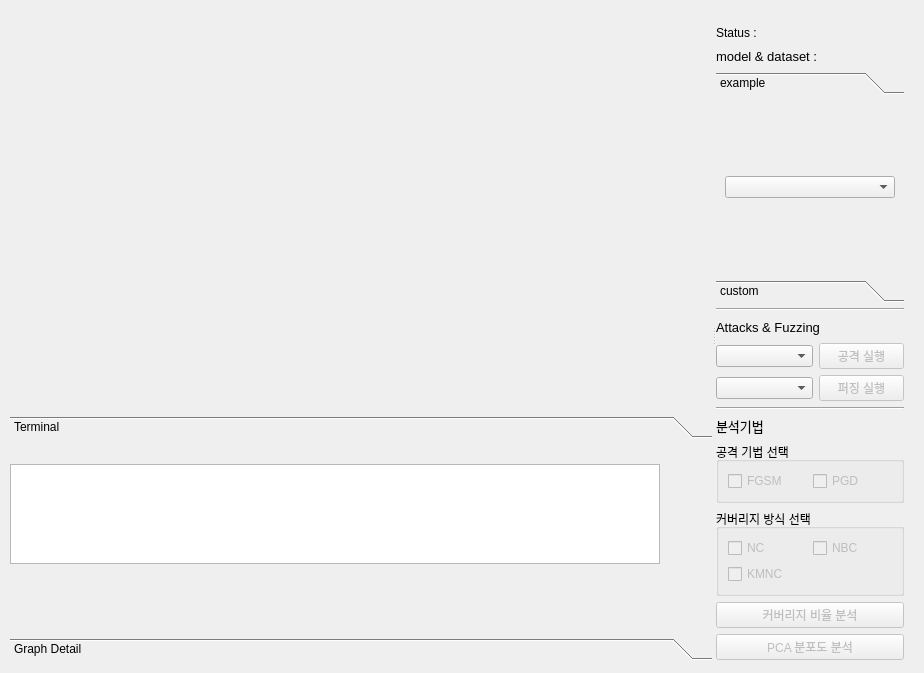
<?xml version="1.0" encoding="UTF-8"?>
<ui version="4.0">
 <class>Widget</class>
 <widget class="QWidget" name="Widget">
  <property name="geometry">
   <rect>
    <x>0</x>
    <y>0</y>
    <width>924</width>
    <height>673</height>
   </rect>
  </property>
  <property name="windowTitle">
   <string>Form</string>
  </property>
  <widget class="QSplitter" name="splitter">
   <property name="geometry">
    <rect>
     <x>10</x>
     <y>10</y>
     <width>894</width>
     <height>650</height>
    </rect>
   </property>
   <property name="orientation">
    <enum>Qt::Horizontal</enum>
   </property>
   <widget class="QWidget" name="horizontalLayoutWidget">
    <layout class="QHBoxLayout" name="graphLayout">
     <item>
      <layout class="QVBoxLayout" name="verticalLayout_4">
       <item>
        <widget class="GraphWidget" name="GraphWidget" native="true">
         <property name="sizePolicy">
          <sizepolicy hsizetype="Maximum" vsizetype="Maximum">
           <horstretch>0</horstretch>
           <verstretch>0</verstretch>
          </sizepolicy>
         </property>
         <property name="minimumSize">
          <size>
           <width>650</width>
           <height>400</height>
          </size>
         </property>
         <property name="maximumSize">
          <size>
           <width>650</width>
           <height>400</height>
          </size>
         </property>
        </widget>
       </item>
       <item>
        <widget class="QToolBox" name="toolBox">
         <property name="enabled">
          <bool>true</bool>
         </property>
         <property name="minimumSize">
          <size>
           <width>0</width>
           <height>200</height>
          </size>
         </property>
         <property name="currentIndex">
          <number>0</number>
         </property>
         <widget class="QWidget" name="page_2">
          <property name="geometry">
           <rect>
            <x>0</x>
            <y>0</y>
            <width>661</width>
            <height>168</height>
           </rect>
          </property>
          <attribute name="label">
           <string>Terminal</string>
          </attribute>
          <widget class="QTextBrowser" name="textBrowser">
           <property name="geometry">
            <rect>
             <x>0</x>
             <y>20</y>
             <width>650</width>
             <height>100</height>
            </rect>
           </property>
           <property name="maximumSize">
            <size>
             <width>16777215</width>
             <height>100</height>
            </size>
           </property>
           <property name="tabStopWidth">
            <number>50</number>
           </property>
          </widget>
         </widget>
         <widget class="QWidget" name="page">
          <property name="geometry">
           <rect>
            <x>0</x>
            <y>0</y>
            <width>207</width>
            <height>120</height>
           </rect>
          </property>
          <attribute name="label">
           <string>Graph Detail</string>
          </attribute>
          <layout class="QGridLayout" name="gridLayout">
           <item row="8" column="0">
            <widget class="QPushButton" name="graphChangeBtn">
             <property name="text">
              <string>변경</string>
             </property>
            </widget>
           </item>
           <item row="2" column="0">
            <layout class="QHBoxLayout" name="horizontalLayout">
             <item>
              <widget class="QLabel" name="label">
               <property name="text">
                <string>그래프 차원</string>
               </property>
              </widget>
             </item>
             <item>
              <widget class="QComboBox" name="dimensionBox">
               <item>
                <property name="text">
                 <string>3</string>
                </property>
               </item>
               <item>
                <property name="text">
                 <string>2</string>
                </property>
               </item>
              </widget>
             </item>
            </layout>
           </item>
           <item row="7" column="0">
            <layout class="QHBoxLayout" name="horizontalLayout_3">
             <item>
              <widget class="QLabel" name="label_2">
               <property name="text">
                <string>레이블 선택 </string>
               </property>
              </widget>
             </item>
             <item>
              <widget class="QComboBox" name="selectedLabelBox"/>
             </item>
            </layout>
           </item>
          </layout>
         </widget>
        </widget>
       </item>
      </layout>
     </item>
    </layout>
   </widget>
   <widget class="QWidget" name="verticalLayoutWidget_2">
    <layout class="QVBoxLayout" name="verticalLayout_2" stretch="0,0,0,0,0,0,0,0,0,0,0,0,0,0">
     <property name="sizeConstraint">
      <enum>QLayout::SetDefaultConstraint</enum>
     </property>
     <item>
      <widget class="QLabel" name="fileNameLabel_4">
       <property name="minimumSize">
        <size>
         <width>0</width>
         <height>10</height>
        </size>
       </property>
       <property name="maximumSize">
        <size>
         <width>100000</width>
         <height>10</height>
        </size>
       </property>
       <property name="font">
        <font>
         <pointsize>12</pointsize>
        </font>
       </property>
       <property name="lineWidth">
        <number>2</number>
       </property>
       <property name="text">
        <string/>
       </property>
      </widget>
     </item>
     <item>
      <widget class="QLabel" name="label_4">
       <property name="maximumSize">
        <size>
         <width>16777215</width>
         <height>20</height>
        </size>
       </property>
       <property name="text">
        <string>Status : </string>
       </property>
      </widget>
     </item>
     <item>
      <widget class="QLabel" name="label_3">
       <property name="minimumSize">
        <size>
         <width>0</width>
         <height>20</height>
        </size>
       </property>
       <property name="maximumSize">
        <size>
         <width>100000</width>
         <height>20</height>
        </size>
       </property>
       <property name="font">
        <font>
         <pointsize>10</pointsize>
        </font>
       </property>
       <property name="lineWidth">
        <number>2</number>
       </property>
       <property name="text">
        <string>model &amp; dataset :  </string>
       </property>
      </widget>
     </item>
     <item>
      <widget class="QToolBox" name="toolBox_2">
       <property name="currentIndex">
        <number>0</number>
       </property>
       <widget class="QWidget" name="page_3">
        <property name="geometry">
         <rect>
          <x>0</x>
          <y>0</y>
          <width>210</width>
          <height>102</height>
         </rect>
        </property>
        <attribute name="label">
         <string>example</string>
        </attribute>
        <layout class="QGridLayout" name="gridLayout_9">
         <item row="0" column="0">
          <widget class="QComboBox" name="model_combobox">
           <item>
            <property name="text">
             <string/>
            </property>
           </item>
           <item>
            <property name="text">
             <string>lenet5 &amp; mnist</string>
            </property>
           </item>
           <item>
            <property name="text">
             <string>vgg19 &amp; cifar10</string>
            </property>
           </item>
           <item>
            <property name="text">
             <string>micronet &amp; GTSRB</string>
            </property>
           </item>
          </widget>
         </item>
        </layout>
       </widget>
       <widget class="QWidget" name="page_4">
        <property name="geometry">
         <rect>
          <x>0</x>
          <y>0</y>
          <width>210</width>
          <height>102</height>
         </rect>
        </property>
        <attribute name="label">
         <string>custom</string>
        </attribute>
        <layout class="QGridLayout" name="gridLayout_3">
         <item row="0" column="0">
          <widget class="QLabel" name="fileNameLabel">
           <property name="text">
            <string>model : </string>
           </property>
          </widget>
         </item>
         <item row="0" column="1">
          <widget class="QPushButton" name="loadFileBtn">
           <property name="text">
            <string>불러오기</string>
           </property>
          </widget>
         </item>
         <item row="1" column="0">
          <widget class="QLabel" name="datasetNameLabel">
           <property name="text">
            <string>dataset : </string>
           </property>
          </widget>
         </item>
         <item row="1" column="1">
          <widget class="QPushButton" name="loadFileBtn_2">
           <property name="text">
            <string>불러오기</string>
           </property>
          </widget>
         </item>
        </layout>
       </widget>
      </widget>
     </item>
     <item>
      <widget class="Line" name="line">
       <property name="orientation">
        <enum>Qt::Horizontal</enum>
       </property>
      </widget>
     </item>
     <item>
      <widget class="QLabel" name="fileNameLabel_2">
       <property name="minimumSize">
        <size>
         <width>0</width>
         <height>20</height>
        </size>
       </property>
       <property name="maximumSize">
        <size>
         <width>100000</width>
         <height>20</height>
        </size>
       </property>
       <property name="font">
        <font>
         <pointsize>10</pointsize>
        </font>
       </property>
       <property name="lineWidth">
        <number>2</number>
       </property>
       <property name="text">
        <string>Attacks &amp; Fuzzing</string>
       </property>
      </widget>
     </item>
     <item>
      <layout class="QGridLayout" name="gridLayout_5">
       <item row="0" column="1">
        <widget class="QPushButton" name="attackBtn">
         <property name="enabled">
          <bool>false</bool>
         </property>
         <property name="maximumSize">
          <size>
           <width>85</width>
           <height>16777215</height>
          </size>
         </property>
         <property name="text">
          <string>공격 실행</string>
         </property>
        </widget>
       </item>
       <item row="0" column="0">
        <widget class="QComboBox" name="attack_combobox">
         <item>
          <property name="text">
           <string/>
          </property>
         </item>
         <item>
          <property name="text">
           <string>FGSM_0.2</string>
          </property>
         </item>
         <item>
          <property name="text">
           <string>PGD_0.2</string>
          </property>
         </item>
        </widget>
       </item>
      </layout>
     </item>
     <item>
      <layout class="QGridLayout" name="gridLayout_7">
       <item row="0" column="0">
        <widget class="QComboBox" name="fuzzing_combobox">
         <item>
          <property name="text">
           <string/>
          </property>
         </item>
         <item>
          <property name="text">
           <string>NC</string>
          </property>
         </item>
         <item>
          <property name="text">
           <string>NBC</string>
          </property>
         </item>
         <item>
          <property name="text">
           <string>KMNC</string>
          </property>
         </item>
        </widget>
       </item>
       <item row="0" column="1">
        <widget class="QPushButton" name="fuzzingBtn">
         <property name="enabled">
          <bool>false</bool>
         </property>
         <property name="maximumSize">
          <size>
           <width>85</width>
           <height>16777215</height>
          </size>
         </property>
         <property name="text">
          <string>퍼징 실행</string>
         </property>
        </widget>
       </item>
      </layout>
     </item>
     <item>
      <widget class="Line" name="line_2">
       <property name="orientation">
        <enum>Qt::Horizontal</enum>
       </property>
      </widget>
     </item>
     <item>
      <widget class="QLabel" name="fileNameLabel_3">
       <property name="minimumSize">
        <size>
         <width>0</width>
         <height>20</height>
        </size>
       </property>
       <property name="maximumSize">
        <size>
         <width>100000</width>
         <height>20</height>
        </size>
       </property>
       <property name="font">
        <font>
         <pointsize>10</pointsize>
        </font>
       </property>
       <property name="lineWidth">
        <number>2</number>
       </property>
       <property name="text">
        <string>분석기법</string>
       </property>
      </widget>
     </item>
     <item>
      <widget class="QGroupBox" name="attack_groupbox">
       <property name="minimumSize">
        <size>
         <width>150</width>
         <height>50</height>
        </size>
       </property>
       <property name="maximumSize">
        <size>
         <width>1000</width>
         <height>171</height>
        </size>
       </property>
       <property name="title">
        <string>공격 기법 선택</string>
       </property>
       <layout class="QGridLayout" name="gridLayout_2">
        <item row="1" column="0">
         <layout class="QGridLayout" name="gridLayout_4">
          <item row="0" column="1">
           <widget class="QCheckBox" name="attack_pgd_checkbox">
            <property name="enabled">
             <bool>false</bool>
            </property>
            <property name="minimumSize">
             <size>
              <width>20</width>
              <height>0</height>
             </size>
            </property>
            <property name="maximumSize">
             <size>
              <width>95</width>
              <height>16777215</height>
             </size>
            </property>
            <property name="text">
             <string>PGD</string>
            </property>
            <property name="checked">
             <bool>false</bool>
            </property>
           </widget>
          </item>
          <item row="0" column="0">
           <widget class="QCheckBox" name="attack_fgsm_checkbox">
            <property name="enabled">
             <bool>false</bool>
            </property>
            <property name="maximumSize">
             <size>
              <width>95</width>
              <height>16777215</height>
             </size>
            </property>
            <property name="text">
             <string>FGSM</string>
            </property>
            <property name="checkable">
             <bool>true</bool>
            </property>
            <property name="checked">
             <bool>false</bool>
            </property>
           </widget>
          </item>
         </layout>
        </item>
       </layout>
      </widget>
     </item>
     <item>
      <widget class="QGroupBox" name="fuzzing_groupbox">
       <property name="minimumSize">
        <size>
         <width>150</width>
         <height>50</height>
        </size>
       </property>
       <property name="maximumSize">
        <size>
         <width>1000</width>
         <height>171</height>
        </size>
       </property>
       <property name="title">
        <string>커버리지 방식 선택</string>
       </property>
       <layout class="QGridLayout" name="gridLayout_8">
        <item row="0" column="0">
         <layout class="QGridLayout" name="gridLayout_6">
          <item row="0" column="1">
           <widget class="QCheckBox" name="fuzzing_nbc_checkbox">
            <property name="enabled">
             <bool>false</bool>
            </property>
            <property name="maximumSize">
             <size>
              <width>95</width>
              <height>16777215</height>
             </size>
            </property>
            <property name="text">
             <string>NBC</string>
            </property>
            <property name="checked">
             <bool>false</bool>
            </property>
           </widget>
          </item>
          <item row="0" column="0">
           <widget class="QCheckBox" name="fuzzing_nc_checkbox">
            <property name="enabled">
             <bool>false</bool>
            </property>
            <property name="maximumSize">
             <size>
              <width>95</width>
              <height>16777215</height>
             </size>
            </property>
            <property name="text">
             <string>NC</string>
            </property>
            <property name="checked">
             <bool>false</bool>
            </property>
           </widget>
          </item>
          <item row="1" column="0">
           <widget class="QCheckBox" name="fuzzing_kmnc_checkbox">
            <property name="enabled">
             <bool>false</bool>
            </property>
            <property name="maximumSize">
             <size>
              <width>95</width>
              <height>16777215</height>
             </size>
            </property>
            <property name="text">
             <string>KMNC</string>
            </property>
            <property name="checked">
             <bool>false</bool>
            </property>
           </widget>
          </item>
         </layout>
        </item>
       </layout>
      </widget>
     </item>
     <item>
      <widget class="QPushButton" name="coverageRateBtn">
       <property name="enabled">
        <bool>false</bool>
       </property>
       <property name="text">
        <string>커버리지 비율 분석</string>
       </property>
      </widget>
     </item>
     <item>
      <widget class="QPushButton" name="PCAGraphBtn">
       <property name="enabled">
        <bool>false</bool>
       </property>
       <property name="text">
        <string>PCA 분포도 분석</string>
       </property>
      </widget>
     </item>
    </layout>
   </widget>
  </widget>
 </widget>
 <customwidgets>
  <customwidget>
   <class>GraphWidget</class>
   <extends>QWidget</extends>
   <header>graphwidget.h</header>
   <container>1</container>
  </customwidget>
 </customwidgets>
 <resources/>
 <connections/>
</ui>
